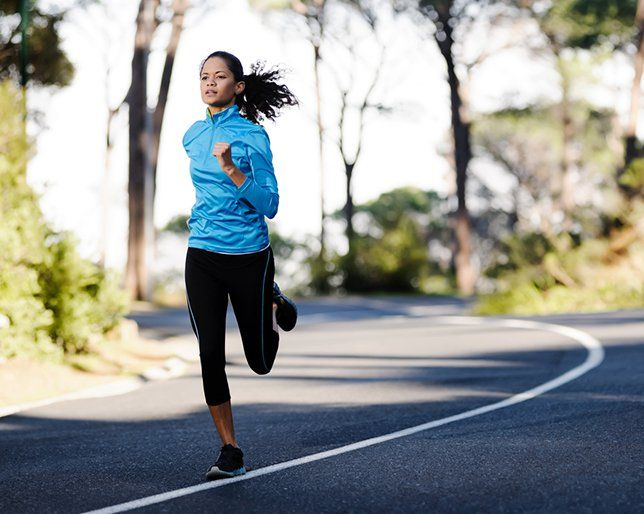
#> input picture photos/photo2.jpg, 644 x 514 px; its folder holds only this picture in this run
$ python main.py
#> lines starting #> are read from the running program, lines starting #| are printed output that depends on the picture; after the words box and inside, x2 and y2 are one past the last pixel; in counts of white or black regions, pixels touching at a corner belong together
### Detector.py
import cv2
import imutils

hog = cv2.HOGDescriptor()
hog.setSVMDetector(cv2.HOGDescriptor_getDefaultPeopleDetector())


def detect_people(image_path: str):
#> called with image_path = 'photos/photo2.jpg'
    img = cv2.imread(image_path)
#> img is the input picture: shape (514, 644, 3); mean B, G, R 150.1, 153.8, 150.4
    img = imutils.resize(img,
                         width=min(400, img.shape[1]))
#> img: shape (319, 400, 3)

    (frame, _) = hog.detectMultiScale(img,
                                      winStride=(4, 4),
                                      padding=(8, 8),
                                      scale=1.05)
#> frame = [[76, 27, 134, 267]]

    number_of_people = 0
    for x, y, w, h in frame:
        cv2.rectangle(img,
                      (x, y),
                      (x + w, y + h),
                      (0, 255, 0),
                      2)
        number_of_people += 1
#> this loop made 1 pass
#> (x, y, w, h, number_of_people) on pass 1: (76, 27, 134, 267, 1)
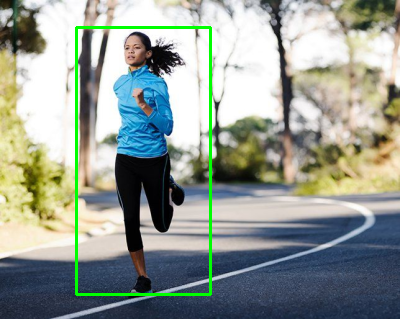
#> img: shape (319, 400, 3); mean B, G, R 146.7, 155.2, 147
#> after the loop, number_of_people = 1
    cv2.putText(img,
                f'{number_of_people} person detected',
                (20, 30),
                cv2.FONT_HERSHEY_DUPLEX,
                1,
                (255, 0, 0),
                2)
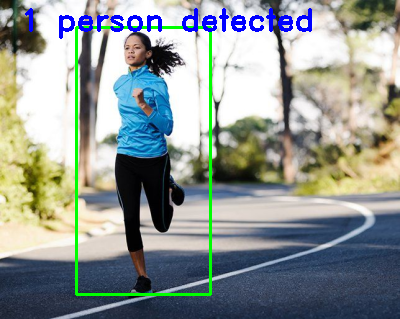
#> img: shape (319, 400, 3); 1.82% of pixels changed, all inside (x1, y1, x2, y2) = (25, 8, 312, 39)

    cv2.imshow("Person detector", img)
    cv2.waitKey(0)
    cv2.destroyAllWindows()

### main.py
import glob

from Detector import detect_people


def get_photo_paths():
    photos_path = []
    for img in glob.glob("photos/*.jpg"):
        photos_path.append(img)
    return photos_path


if __name__ == '__main__':
    for path in get_photo_paths():
        detect_people(path)

$ run again, on photos/photo3.jpg
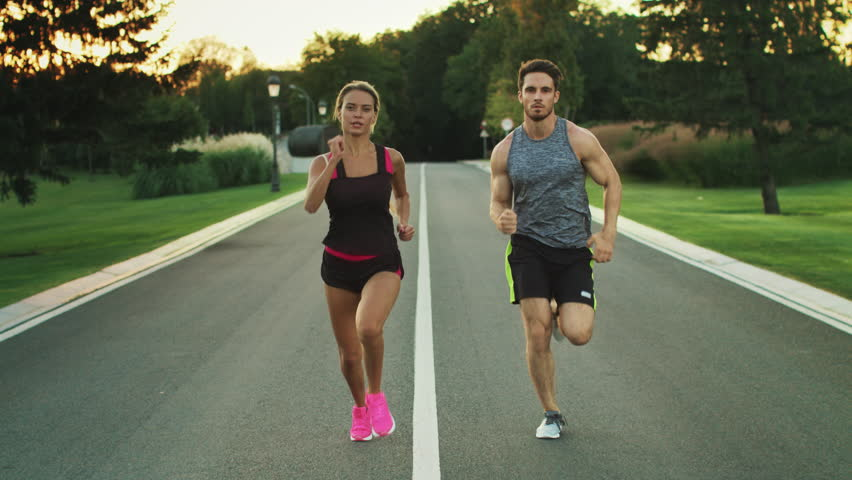
#> input picture photos/photo3.jpg, 852 x 480 px
#> in detect_people, img is the input picture: shape (480, 852, 3); mean B, G, R 83.7, 105.9, 99.5
#> frame = [[209, 28, 95, 190], [121, 27, 96, 192]]
#> the loop in detect_people, `for x, y, w, h in frame:` made 2 passes
#> (x, y, w, h, number_of_people) on passes 1 to 2: (209, 28, 95, 190, 1), (121, 27, 96, 192, 2)
#> after the loop in detect_people, `for x, y, w, h in frame:`:
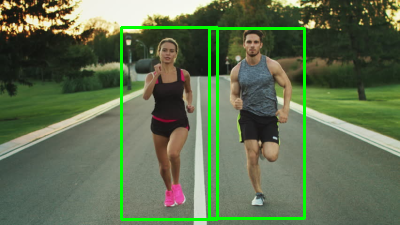
#> img: shape (225, 400, 3); mean B, G, R 80.3, 111.3, 95.6
#> after the loop in detect_people, `for x, y, w, h in frame:`: number_of_people = 2
#> in detect_people, `cv2.putText(img, f'{number_of_people} person detected', (20, 30), cv2...`:
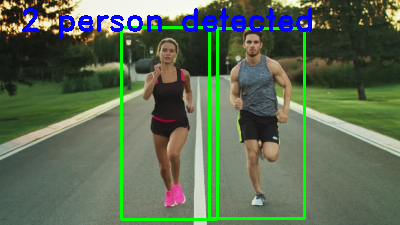
#> img: shape (225, 400, 3); 2.68% of pixels changed, all inside (x1, y1, x2, y2) = (22, 8, 312, 39)

$ run again, on photos/photo4.jpg
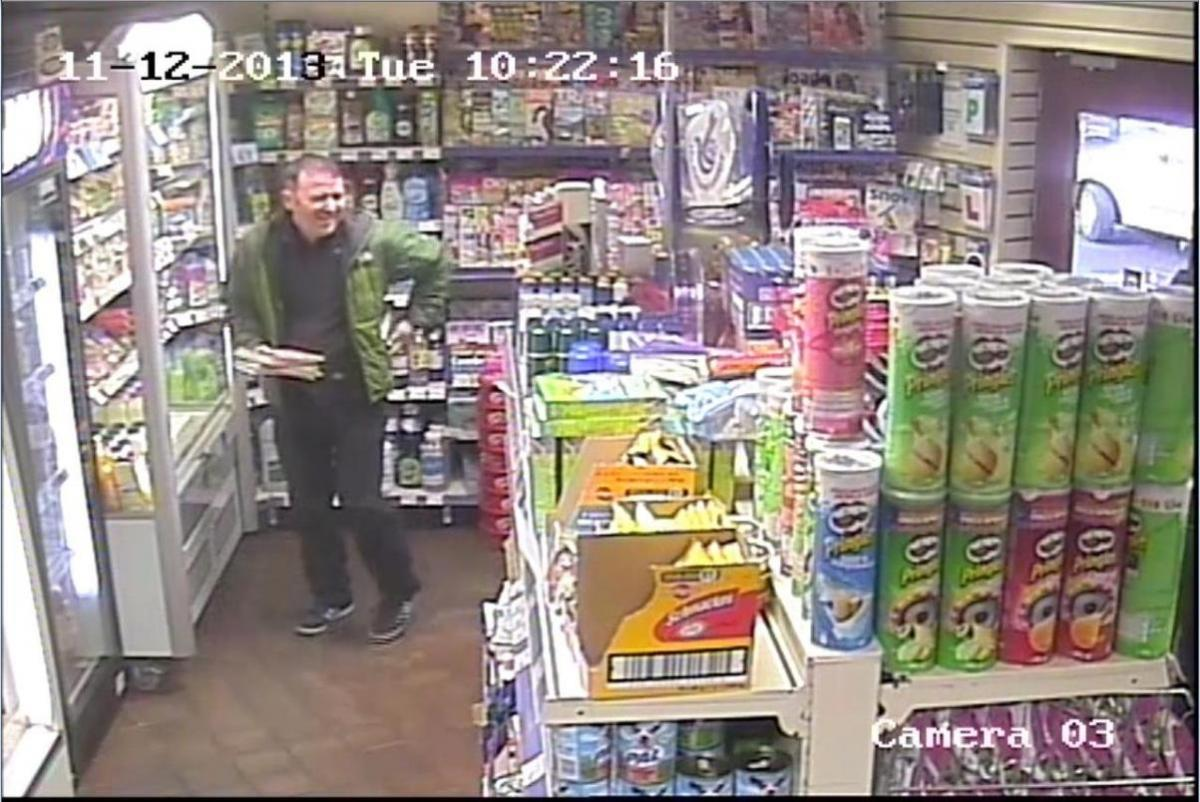
#> input picture photos/photo4.jpg, 1200 x 802 px
#> in detect_people, img is the input picture: shape (802, 1200, 3); mean B, G, R 132, 137.2, 148.3
#> frame = [[53, 26, 108, 216]]
#> the loop in detect_people, `for x, y, w, h in frame:` made 1 pass
#> (x, y, w, h, number_of_people) on pass 1: (53, 26, 108, 216, 1)
#> after the loop in detect_people, `for x, y, w, h in frame:`:
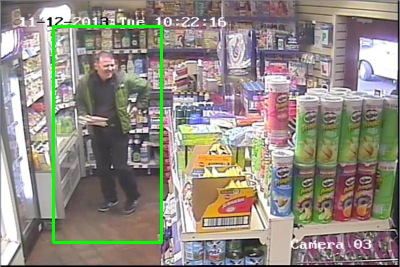
#> img: shape (267, 400, 3); mean B, G, R 129.5, 139.3, 145.4
#> after the loop in detect_people, `for x, y, w, h in frame:`: number_of_people = 1
#> in detect_people, `cv2.putText(img, f'{number_of_people} person detected', (20, 30), cv2...`:
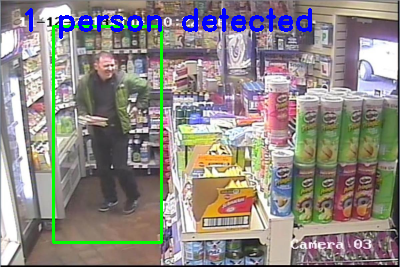
#> img: shape (267, 400, 3); 2.18% of pixels changed, all inside (x1, y1, x2, y2) = (25, 8, 312, 39)
